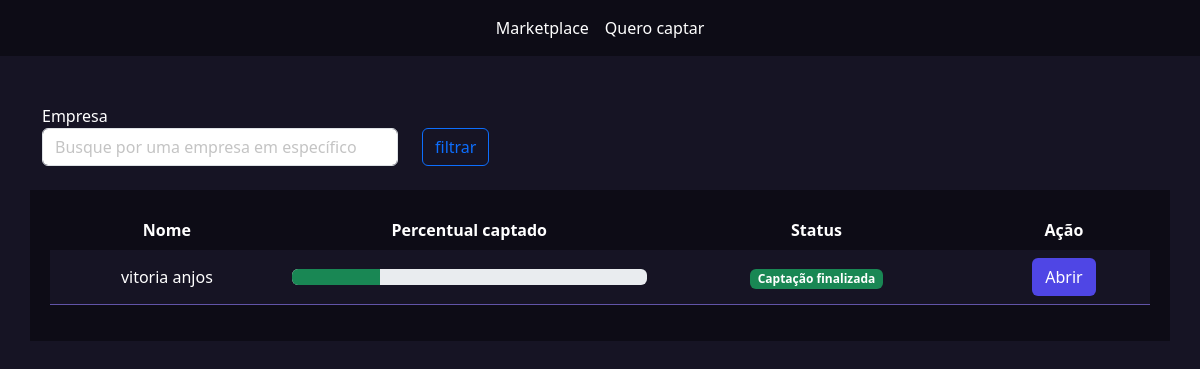
Page /empresarios/listar_empresas/ (signed in) on the earlier database version.
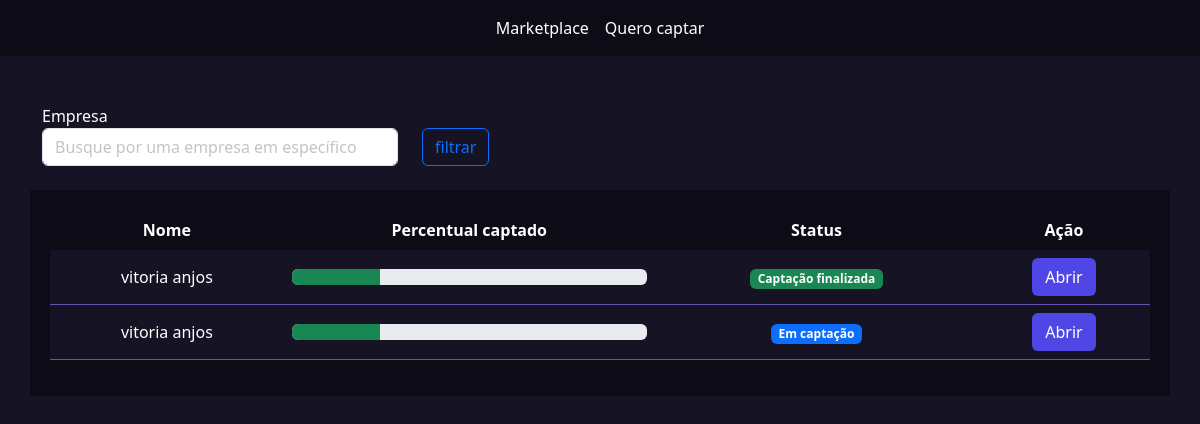
Same page on the later database version.
### empresarios/models.py (models this page shows, shortened)
class Empresas(models.Model):
    tempo_existencia_choices = (
    ('-6', 'Menos de 6 meses'),
    ('+6', 'Mais de 6 meses'),
    ('+1', 'Mais de 1 ano'),
    ('+5', 'Mais de 5 anos')
 )
    estagio_choices = (
    ('I', 'Tenho apenas uma idea'),
    ('MVP', 'Possuo um MVP'),
    ('MVPP', 'Possuo um MVP com clientes pagantes'),
    ('E', 'Empresa pronta para escalar'),
    )
    area_choices = (
    ('ED', 'Ed-tech'),
    ('FT', 'Fintech'),
    ('AT', 'Agrotech'),
    )
    user = models.ForeignKey(User, on_delete=models.DO_NOTHING)
    nome = models.CharField(max_length=50)
    cnpj = models.CharField(max_length=30)
    site = models.URLField()
    tempo_existencia = models.CharField(max_length=2, choices=tempo_existencia_choices, default='-6')
    descricao = models.TextField()
    data_final_captacao = models.DateField()
    percentual_equity = models.IntegerField() # Percentual esperado
    estagio = models.CharField(max_length=4, choices=estagio_choices, default='I')
    area = models.CharField(max_length=3, choices=area_choices)
    publico_alvo = models.CharField(max_length=3)
    valor = models.DecimalField(max_digits=9, decimal_places=2) # Valor total a ser vendido
    pitch = models.FileField(upload_to='pitchs')
    logo = models.FileField(upload_to='logo')
    @property
    def status(self):
        if date.today() > self.data_final_captacao:
           return mark_safe('<span class="badge bg-success">Captação finalizada</span>')
        return mark_safe('<span class="badge bg-primary">Em captação</span>')

### empresarios/views.py (the view)
# urls.py: path('listar_empresas/', views.listar_empresas, name="listar_empresas"),
def listar_empresas(request):
    if not request.user.is_authenticated:
        return redirect ('/usuarios/logar')
    if request.method == "GET":
        empresas = Empresas.objects.filter(user=request.user)
        return render(request, 'listar_empresas.html',{'empresas':empresas})

### empresarios/templates/listar_empresas.html (shortened to what this page needs)
{% extends "base.html" %}
{% load static %}
{% block 'head' %}
<link rel="stylesheet" href="{% static 'empresarios/css/listar_empresas.css' %}">
<link rel="stylesheet" href="{% static 'usuarios/css/usuarios.css' %}">
{% endblock 'head' %}
{% block 'body' %}
 {% include "partials/barra_navegacao.html" %}
 <br><br>
 <div class="container">
 <div class="row">
 <div class="col-md-4">
 <form action="{% url 'listar_empresas' %}" method="GET">
 <label>Empresa</label>
 <input type="text" name="empresa" class="form-control" placeholder="Busque por uma empresa em específico">
 </div>
 <div class="col-md">
 <br>
 <input type="submit" value="filtrar" class="btn btn-outline-primary">
 </div>
 </div>
 </div>
 <br>
 <div class="container dark-color container_empresas">
 <table class="table">
 <thead >
 <tr class="cabecalho" style="background-color: transparent !important;">
 <th class="cabecalho" scope="col">Nome</th>
 <th class="cabecalho" scope="col">Percentual captado</th>
 <th class="cabecalho" scope="col">Status</th>
 <th class="cabecalho" scope="col">Ação</th>
 </tr>
 </thead>
 <tbody>
{%for empresa in empresas %}
 <tr class="linha">
 <td class="linha">{{empresa.nome}}</td>
 <td class="linha">
 <div class="progress">
 <div class="progress-bar bg-success" role="progressbar" style="width: 25%" aria-valuenow="25" aria-valuemin="0" aria-valuemax="100"></div>
 </div>
 </td>
 <td class="linha">{{empresa.status}}</td>
 <td class="linha"><a href="{% url 'empresa' empresa.id %}" class="btn btn-indigo-normal">Abrir</a></td>
 </tr>
{% endfor %}
 </tbody>
 </table>
 </div>
{% endblock 'body' %}

### templates/base.html (shortened to what this page needs)
{% load static %}
<!doctype html>
<html lang="en">
    <head>
        <link rel="stylesheet" href="{% static 'geral/css/base.css' %}">
 <link href="https://cdn.jsdelivr.net/npm/bootstrap@5.3.3/dist/css/bootstrap.min.css" rel="stylesheet">
 {% block 'head' %}{% endblock 'head' %}
</head>
 <body>
     {% block 'body' %}{% endblock 'body' %}
 </body>
</html>

### templates/partials/barra_navegacao.html
<nav class="navbar navbar-expand-lg navbar-dark dark-color">
    <div class="container-fluid">
    <div class="collapse navbar-collapse justify-content-center" id="navbarNav">
    <ul class="navbar-nav">
    <li class="nav-item">
    <a class="nav-link active" aria-current="page" href="">Marketplace</a>
    </li>
    <li class="nav-item">
    <a class="nav-link active" href="{% url 'cadastrar_empresa' %}">Quero captar</a>
    </li>
    </ul>
    </div>
    </div>
</nav>

### templates/static/geral/css/base.css (style rules this page uses)
:root { --main-color: #161424; --dark-color: #0D0C16; --contrast-color: #4F46E5; }
body { color: white !important; background-color: var(--main-color) !important; }
.dark-color { background-color: var(--dark-color); color: white !important; }

### templates/static/empresarios/css/listar_empresas.css (style rules this page uses)
.container_empresas { padding: 20px; }
.table { border-collapse: collapse !important; width: 100%; }
.cabecalho { background-color: transparent !important; border: none; color: white !important; text-align: center; }
.linha { vertical-align: middle; padding: 24px; text-align: center; background-color: var(--main-color) !important; color: white !important; border-bottom: 1px solid #6154a8; }
th { background-color: var; }

### templates/static/usuarios/css/usuarios.css (style rules this page uses)
.btn-indigo-normal { background-color: var(--contrast-color); color: white; }

Differences in the rows shown:
added Empresas: nome "vitoria anjos", status "Em captação"
